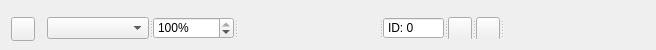
<?xml version="1.0" encoding="UTF-8"?>
<ui version="4.0">
 <class>Form</class>
 <widget class="QWidget" name="Form">
  <property name="geometry">
   <rect>
    <x>0</x>
    <y>0</y>
    <width>656</width>
    <height>50</height>
   </rect>
  </property>
  <property name="sizePolicy">
   <sizepolicy hsizetype="Preferred" vsizetype="MinimumExpanding">
    <horstretch>0</horstretch>
    <verstretch>0</verstretch>
   </sizepolicy>
  </property>
  <property name="minimumSize">
   <size>
    <width>0</width>
    <height>20</height>
   </size>
  </property>
  <property name="maximumSize">
   <size>
    <width>900</width>
    <height>50</height>
   </size>
  </property>
  <property name="windowTitle">
   <string>Form</string>
  </property>
  <property name="toolTip">
   <string/>
  </property>
  <layout class="QGridLayout" name="gridLayout">
   <item row="0" column="1" rowspan="2" colspan="2">
    <spacer name="horizontalSpacer">
     <property name="orientation">
      <enum>Qt::Horizontal</enum>
     </property>
     <property name="sizeType">
      <enum>QSizePolicy::Fixed</enum>
     </property>
     <property name="sizeHint" stdset="0">
      <size>
       <width>10</width>
       <height>20</height>
      </size>
     </property>
    </spacer>
   </item>
   <item row="1" column="0">
    <widget class="QPushButton" name="inspectPushButton">
     <property name="sizePolicy">
      <sizepolicy hsizetype="Fixed" vsizetype="Fixed">
       <horstretch>0</horstretch>
       <verstretch>0</verstretch>
      </sizepolicy>
     </property>
     <property name="minimumSize">
      <size>
       <width>24</width>
       <height>24</height>
      </size>
     </property>
     <property name="maximumSize">
      <size>
       <width>24</width>
       <height>24</height>
      </size>
     </property>
     <property name="toolTip">
      <string>Inspect Features Tool</string>
     </property>
     <property name="text">
      <string/>
     </property>
     <property name="icon">
      <iconset resource="../../../../resources.qrc">
       <normaloff>:/plugins/DsgTools/icons/inspectFeatures.png</normaloff>:/plugins/DsgTools/icons/inspectFeatures.png</iconset>
     </property>
     <property name="iconSize">
      <size>
       <width>16</width>
       <height>16</height>
      </size>
     </property>
     <property name="checkable">
      <bool>true</bool>
     </property>
    </widget>
   </item>
   <item row="1" column="2">
    <widget class="QSplitter" name="splitter">
     <property name="orientation">
      <enum>Qt::Horizontal</enum>
     </property>
     <widget class="QgsMapLayerComboBox" name="mMapLayerComboBox">
      <property name="sizePolicy">
       <sizepolicy hsizetype="MinimumExpanding" vsizetype="Fixed">
        <horstretch>0</horstretch>
        <verstretch>0</verstretch>
       </sizepolicy>
      </property>
      <property name="minimumSize">
       <size>
        <width>0</width>
        <height>20</height>
       </size>
      </property>
      <property name="maximumSize">
       <size>
        <width>16777215</width>
        <height>32</height>
       </size>
      </property>
      <property name="editable">
       <bool>false</bool>
      </property>
      <property name="filters">
       <set>QgsMapLayerProxyModel::All</set>
      </property>
     </widget>
     <widget class="QgsDoubleSpinBox" name="zoomPercentageSpinBox">
      <property name="suffix">
       <string>%</string>
      </property>
      <property name="decimals">
       <number>0</number>
      </property>
      <property name="maximum">
       <double>100.000000000000000</double>
      </property>
      <property name="singleStep">
       <double>10.000000000000000</double>
      </property>
      <property name="value">
       <double>100.000000000000000</double>
      </property>
     </widget>
     <widget class="QgsScaleWidget" name="mScaleWidget">
      <property name="sizePolicy">
       <sizepolicy hsizetype="MinimumExpanding" vsizetype="Fixed">
        <horstretch>0</horstretch>
        <verstretch>0</verstretch>
       </sizepolicy>
      </property>
      <property name="minimumSize">
       <size>
        <width>0</width>
        <height>20</height>
       </size>
      </property>
      <property name="maximumSize">
       <size>
        <width>16194919</width>
        <height>32</height>
       </size>
      </property>
      <property name="showCurrentScaleButton">
       <bool>true</bool>
      </property>
     </widget>
     <widget class="QSpinBox" name="idSpinBox">
      <property name="sizePolicy">
       <sizepolicy hsizetype="MinimumExpanding" vsizetype="Fixed">
        <horstretch>0</horstretch>
        <verstretch>0</verstretch>
       </sizepolicy>
      </property>
      <property name="minimumSize">
       <size>
        <width>40</width>
        <height>20</height>
       </size>
      </property>
      <property name="maximumSize">
       <size>
        <width>16777215</width>
        <height>16777215</height>
       </size>
      </property>
      <property name="buttonSymbols">
       <enum>QAbstractSpinBox::NoButtons</enum>
      </property>
      <property name="suffix">
       <string/>
      </property>
      <property name="prefix">
       <string>ID: </string>
      </property>
     </widget>
     <widget class="QPushButton" name="backInspectButton">
      <property name="sizePolicy">
       <sizepolicy hsizetype="Fixed" vsizetype="Fixed">
        <horstretch>0</horstretch>
        <verstretch>0</verstretch>
       </sizepolicy>
      </property>
      <property name="minimumSize">
       <size>
        <width>24</width>
        <height>24</height>
       </size>
      </property>
      <property name="maximumSize">
       <size>
        <width>24</width>
        <height>24</height>
       </size>
      </property>
      <property name="toolTip">
       <string>&lt;html&gt;&lt;head/&gt;&lt;body&gt;&lt;p&gt;Back inspect&lt;/p&gt;&lt;p&gt;&lt;br/&gt;&lt;/p&gt;&lt;/body&gt;&lt;/html&gt;</string>
      </property>
      <property name="text">
       <string/>
      </property>
      <property name="icon">
       <iconset resource="../../../../resources.qrc">
        <normaloff>:/plugins/DsgTools/icons/backInspect.png</normaloff>:/plugins/DsgTools/icons/backInspect.png</iconset>
      </property>
      <property name="iconSize">
       <size>
        <width>16</width>
        <height>16</height>
       </size>
      </property>
     </widget>
     <widget class="QPushButton" name="nextInspectButton">
      <property name="sizePolicy">
       <sizepolicy hsizetype="Fixed" vsizetype="Fixed">
        <horstretch>0</horstretch>
        <verstretch>0</verstretch>
       </sizepolicy>
      </property>
      <property name="minimumSize">
       <size>
        <width>24</width>
        <height>24</height>
       </size>
      </property>
      <property name="maximumSize">
       <size>
        <width>24</width>
        <height>24</height>
       </size>
      </property>
      <property name="toolTip">
       <string>&lt;html&gt;&lt;head/&gt;&lt;body&gt;&lt;p&gt;Next inspect&lt;/p&gt;&lt;/body&gt;&lt;/html&gt;</string>
      </property>
      <property name="text">
       <string/>
      </property>
      <property name="icon">
       <iconset resource="../../../../resources.qrc">
        <normaloff>:/plugins/DsgTools/icons/nextInspect.png</normaloff>:/plugins/DsgTools/icons/nextInspect.png</iconset>
      </property>
      <property name="iconSize">
       <size>
        <width>16</width>
        <height>16</height>
       </size>
      </property>
     </widget>
     <widget class="QgsFieldExpressionWidget" name="mFieldExpressionWidget">
      <property name="sizePolicy">
       <sizepolicy hsizetype="MinimumExpanding" vsizetype="Preferred">
        <horstretch>0</horstretch>
        <verstretch>0</verstretch>
       </sizepolicy>
      </property>
      <property name="minimumSize">
       <size>
        <width>0</width>
        <height>20</height>
       </size>
      </property>
     </widget>
    </widget>
   </item>
  </layout>
 </widget>
 <customwidgets>
  <customwidget>
   <class>QgsDoubleSpinBox</class>
   <extends>QDoubleSpinBox</extends>
   <header>qgis.gui</header>
  </customwidget>
  <customwidget>
   <class>QgsFieldExpressionWidget</class>
   <extends>QWidget</extends>
   <header>qgis.gui</header>
  </customwidget>
  <customwidget>
   <class>QgsMapLayerComboBox</class>
   <extends>QComboBox</extends>
   <header>qgis.gui</header>
  </customwidget>
  <customwidget>
   <class>QgsScaleWidget</class>
   <extends>QWidget</extends>
   <header>qgis.gui</header>
  </customwidget>
 </customwidgets>
 <resources>
  <include location="../../../../resources.qrc"/>
 </resources>
 <connections/>
</ui>
